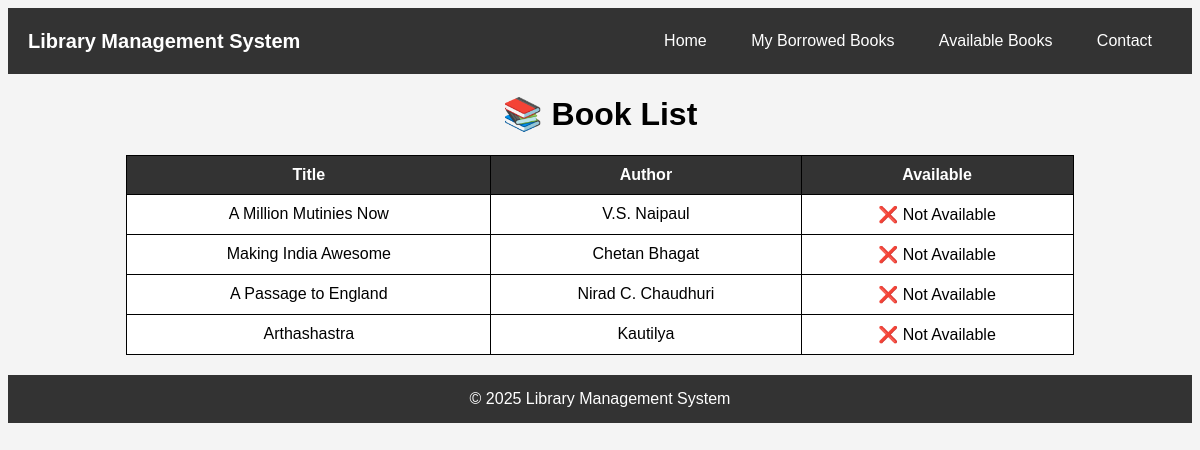
The page /books/ on the database its author committed.
### library_app/models.py (models this page shows, shortened)
class Book(models.Model):
    title = models.CharField(max_length=200)
    author = models.CharField(max_length=100)
    isbn = models.CharField(max_length=13, unique=True)
    available = models.BooleanField(default=True)

### library_app/views.py (the view)
# urls.py: path('books/', book_list, name='book_list'),
def book_list(request):
    books = Book.objects.all()
    return render(request, 'library_app/book_list.html', {'books': books})

### library_app/templates/library_app/book_list.html (shortened to what this page needs)
<!DOCTYPE html>
<html lang="en">
<head>
</head>
<body>
    <div class="navbar">
        <div class="project-name">Library Management System</div>
        <div>
            <a href="/">Home</a>
            <a href="{% url 'borrow_list' %}">My Borrowed Books</a>
            <a href="{% url 'book_list' %}">Available Books</a>
            <a href="{% url 'contact' %}">Contact</a>
        </div>
    </div>
    <h1>📚 Book List</h1>
    <table>
        <tr>
            <th>Title</th>
            <th>Author</th>
            <th>Available</th>
        </tr>
        {% for book in books %}
        <tr>
            <td>{{ book.title }}</td>
            <td>{{ book.author }}</td>
            <td>{% if book.available %} ✅ Available {% else %} ❌ Not Available {% endif %}</td>
        </tr>
        {% empty %}
        <tr><td colspan="3">No books found.</td></tr>
        {% endfor %}
    </table>
    <div class="footer">
        &copy; 2025 Library Management System
    </div>
</body>
</html>

### library_app/templates/library_app/book_list.html (style rules this page uses)
body { font-family: Arial, sans-serif; background-color: #f4f4f4; text-align: center; }
table { width: 80%; margin: 20px auto; border-collapse: collapse; background: white; }
th, td { padding: 10px; border: 1px solid black; }
th { background: #333; color: white; }
.navbar { background-color: #333; overflow: hidden; padding: 10px 20px; display: flex; justify-content: space-between; align-items: center; }
.navbar .project-name { color: white; font-size: 20px; font-weight: bold; }
.navbar a { color: white; text-decoration: none; padding: 14px 20px; display: inline-block; }
.footer { text-align: center; padding: 15px; background: #333; color: white; margin-top: 20px; }

### rows shown on the page
Book: title "A Million Mutinies Now", author "V.S. Naipaul", available "❌ Not Available"
Book: title "Making India Awesome", author "Chetan Bhagat", available "❌ Not Available"
Book: title "A Passage to England", author "Nirad C. Chaudhuri", available "❌ Not Available"
Book: title "Arthashastra", author "Kautilya", available "❌ Not Available"
